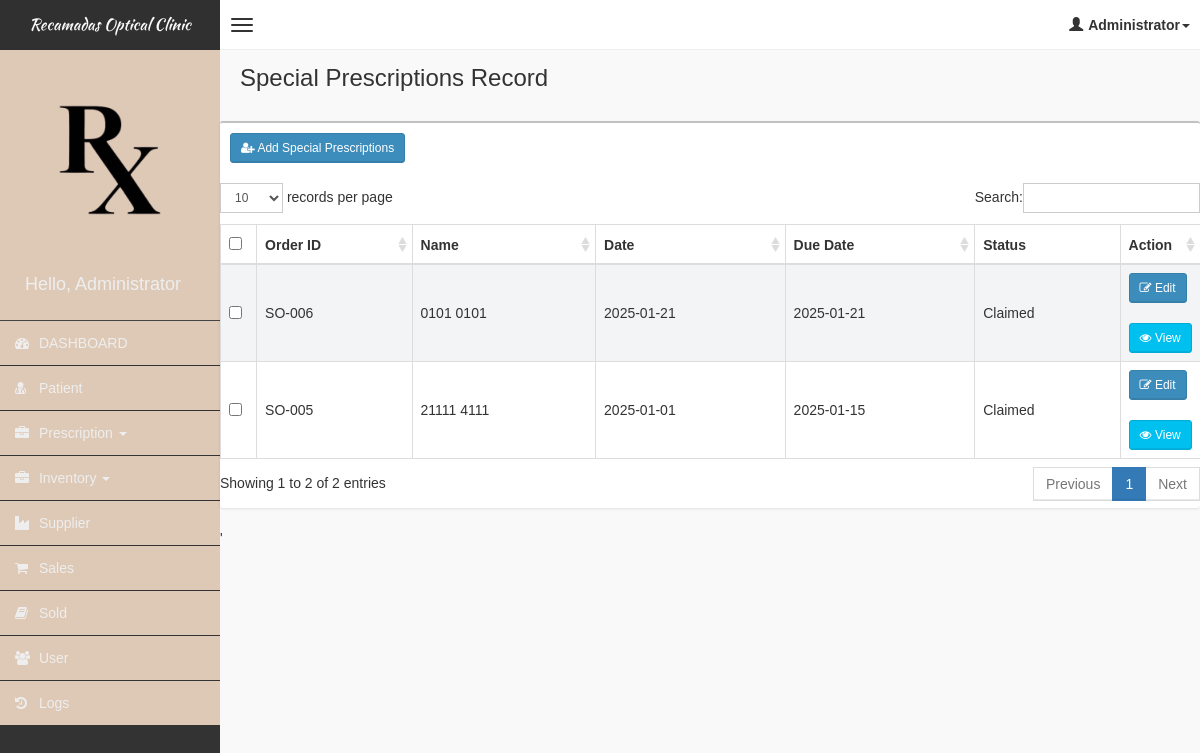
Screenshot of /pages/specialprescription/specialprescription.php (signed in) with the database file from the repository.
### tables this page shows
CREATE TABLE IF NOT EXISTS `tblspecialprescription` (
  `id` int(11) NOT NULL AUTO_INCREMENT,
  `patient_id` varchar(255) NOT NULL,
  `supplier_id` varchar(255) NOT NULL,
  `date` varchar(255) NOT NULL,
  `due_date` varchar(255) NOT NULL,
  `od_sph` varchar(255) NOT NULL,
  `od_cyl` varchar(255) NOT NULL,
  `od_axis` varchar(255) NOT NULL,
  `od_add` varchar(255) NOT NULL,
  `od_prism_base` varchar(255) NOT NULL,
  `od_pd` varchar(255) NOT NULL,
  `od_quantity` varchar(255) NOT NULL,
  `os_sph` varchar(255) NOT NULL,
  `os_cyl` varchar(255) NOT NULL,
  `os_axis` varchar(255) NOT NULL,
  `os_add` varchar(255) NOT NULL,
  `os_prism_base` varchar(255) NOT NULL,
  `os_pd` varchar(255) NOT NULL,
  `os_quantity` varchar(255) NOT NULL,
  `dbc` varchar(255) NOT NULL,
  `lfv` varchar(255) NOT NULL,
  `tint` varchar(255) NOT NULL,
  `lens` varchar(255) NOT NULL,
  `frame_code` varchar(255) NOT NULL,
  `frame_type` varchar(255) NOT NULL,
  `frame_material` varchar(255) NOT NULL,
  `description` varchar(255) NOT NULL,
  `remarks` varchar(255) NOT NULL,
  `status` varchar(255) NOT NULL,
  `claimed_date` varchar(255) NOT NULL,
  `date_created` varchar(255) NOT NULL,
  `is_delete` tinyint(4) NOT NULL DEFAULT '0',
  PRIMARY KEY (`id`)
);

### pages/specialprescription/specialprescription.php (the view, shortened to what this page needs)
<!DOCTYPE html>
<html>
<?php
if (!isset($_SESSION['role'])) {
    header("Location: ../../login.php");
    exit();
} else {
    include('../head_css.php'); ?>
    <body class="skin-black">
        <?php
        include "../connection.php";
        ?>
        <?php include('../header.php'); ?>
        <div class="wrapper row-offcanvas row-offcanvas-left">
            <?php include('../sidebar-left.php'); ?>
            <aside class="right-side">
                <section class="content-header">
                    <h1>Special Prescriptions Record</h1>
                </section>
                <section class="content">
                    <div class="row">
                        <div class="box">
                            <div class="box-header">
                                <div style="padding:10px;">
                                    <button class="btn btn-primary btn-sm" data-toggle="modal" data-target="#addModal"><i
                                            class="fa fa-user-plus" aria-hidden="true"></i> Add Special
                                        Prescriptions</button>
                                </div>
                            </div>
                            <table id="table" class="table table-bordered table-striped">
                                        <thead>
                                            <tr>
                                                <th style="width: 20px !important;"><input type="checkbox" name="chk_delete[]" class="cbxMain" onchange="checkMain(this)"/></th>
                                                <th>Order ID</th>
                                                <th>Name</th>
                                                <th>Date</th>
                                                <th>Due Date</th>
                                                <th>Status</th>
                                                <th style="width: 40px !important;">Action</th>
                                            </tr>
                                        </thead>
                                        <tbody>
                                            <?php
                                                $result = $con->query("SELECT
                                                                            pres.*,
                                                                            (SELECT CONCAT(firstname,' ',lastname) FROM tblpatient p WHERE p.id = pres.patient_id ) as full_name
                                                                       FROM
                                                                            tblspecialprescription pres
                                                                       WHERE
                                                                            is_delete=0
                                                                        ORDER BY
                                                                            id DESC");
                                                if ($result->num_rows > 0) {
                                                  while($row = $result->fetch_assoc()) {
                                                        $status = "Unclaimed";
                                                        if($row['status']==1){
                                                            $status = "Claimed";
                                                        }
                                                        $table = "";
                                                        $table .="<tr>";
                                                            $table .="<td><input type='checkbox' name='chk_delete[]' class='chk_delete' value='".$row['id']."'/></td>";
                                                            $table .="<td> SO-00".$row["id"]."</td>";
                                                            $table .="<td>".$row["full_name"]."</td>";
                                                            $table .="<td>".$row["date"]."</td>";
                                                            $table .="<td>".$row["due_date"]."</td>";
                                                            $table .="<td>".$status."</td>";
                                                            $table .= "<td class='d-flex justify-content-between'>
                                                                          <button class='btn btn-primary btn-sm btn-edit' id='".$row['id']."'>
                                                                            <i class='fa fa-pencil-square-o' aria-hidden='true'></i> Edit
                                                                          </button>
                                                                          <div class='space'>&nbsp;</div>
                                                                          <button class='btn btn-info btn-sm btn-view' data-toggle='modal' id='".$row['id']."'>
                                                                                <i class='fa fa-eye' aria-hidden='true'></i> View
                                                                          </button>
                                                                    </td>";
                                                        echo $table .="</tr>";
                                                  }
                                                } else {
                                                  echo "0 results";
                                                }
                                            ?>
                                        </tbody>
                            </table>
                        </div>
                    </div>
                </section>
            </aside>
        </div>
    <?php }
include "../footer.php"; ?>
</body>
</html>

### css/AdminLTE.css (style rules this page uses)
html, body { overflow-x: hidden !important; font-family: 'Source Sans Pro', sans-serif; -webkit-font-smoothing: antialiased; min-height: 100%; background: #f9f9f9; }
.wrapper { min-height: 100%; }
.wrapper:before, .wrapper:after { display: table; content: ' '; }
.wrapper:after { clear: both; }
.right-side, .left-side { min-height: 100%; display: block; }
.right-side { background-color: #f9f9f9; margin-left: 220px; }
.content { padding: 20px 15px; background: #f9f9f9; }
h1, h2, h3, h4, h5, h6, .h1, .h2, .h3, .h4, .h5, .h6 { font-family: 'Source Sans Pro', sans-serif; }
.table-striped > tbody > tr:nth-child(odd) > td, .table-striped > tbody > tr:nth-child(odd) > th { background-color: #f3f4f5; }
.right-side > .content-header { position: relative; padding: 15px 15px 10px 20px; }
.right-side > .content-header > h1 { margin: 0; font-size: 24px; }
.box { position: relative; background: #ffffff; border-top: 2px solid #c1c1c1; margin-bottom: 20px; -webkit-border-radius: 3px; -moz-border-radius: 3px; border-radius: 3px; width: 100%; box-shadow: 0px 1px 3px rgba(0, 0, 0, 0.1); }
.box .box-header { position: relative; -webkit-border-top-left-radius: 3px; -webkit-border-top-right-radius: 3px; -webkit-border-bottom-right-radius: 0; -webkit-border-bottom-left-radius: 0; -moz-border-radius-topleft: 3px; -moz-border-radius-topright: 3px; -moz-border-radius-bottomright: 0; -moz-border-radius-bottomleft: 0; border-top-left-radius: 3px; border-top-right-radius: 3px; border-bottom-right-radius: 0; border-bottom-left-radius: 0; border-bottom: 0px solid #f4f4f4; color: #444; padding-bottom: 10px; }
.box .box-header:before, .box .box-header:after { display: table; content: ' '; }
.box .box-header:after { clear: both; }
.btn { font-weight: 500; -webkit-border-radius: 3px; -moz-border-radius: 3px; border-radius: 3px; border: 1px solid transparent; -webkit-box-shadow: inset 0px -2px 0px 0px rgba(0, 0, 0, 0.09); -moz-box-shadow: inset 0px -2px 0px 0px rgba(0, 0, 0, 0.09); box-shadow: inset 0px -1px 0px 0px rgba(0, 0, 0, 0.09); }
.btn.btn-primary { background-color: #3c8dbc; border-color: #367fa9; }
.btn.btn-info { background-color: #00c0ef; border-color: #00acd6; }
.btn.btn-sm { font-size: 12px; }
.skin-black .right-side > .content-header { background: transparent; box-shadow: none; }

### rows the page displays
tblspecialprescription: id "6", full_name "0101 0101", date "2025-01-21", due_date "2025-01-21", status "Claimed"
tblspecialprescription: id "5", full_name "21111 4111", date "2025-01-01", due_date "2025-01-15", status "Claimed"

### other values shown
$_SESSION['role'] "Administrator"
